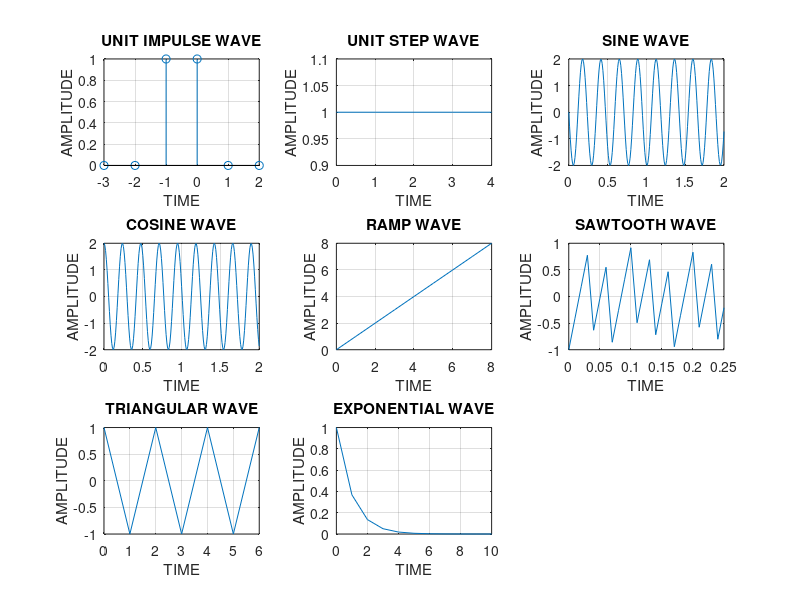

Write the MATLAB code that produced this figure.
%Basic signal representation
clear all;
clc;
close all;
%UNIT IMPULSE WAVE
t=-3:1:2;
x1=[zeros(1,2),ones(1,2),zeros(1,2)];
subplot(3,3,1);
stem(t,x1);
xlabel('TIME');
ylabel('AMPLITUDE');
title('UNIT IMPULSE WAVE');
grid;

%UNIT STEP WAVE
N=5
t=0:1:4;
x2=ones(1,5);
subplot(3,3,2);
plot(t,x2);
xlabel('TIME');
ylabel('AMPLITUDE');
title('UNIT STEP WAVE');
grid;

%SINE WAVE
f=1000;
t=0:.01:2;
x3=2*sin(2*180*f*t);
subplot(3,3,3);
plot(t,x3);
xlabel('TIME');
ylabel('AMPLITUDE');
title('SINE WAVE');
grid;

%COSINE WAVE
f=1000;
t=0:0.01:2;
x4=2*cos(2*180*f*t);
subplot(3,3,4);
plot(t,x4);
xlabel('TIME');
ylabel('AMPLITUDE');
title('COSINE WAVE');
grid;

%RAMP WAVE
n=8;
t=0:1:n;
subplot(3,3,5);
plot(t,t);
xlabel('TIME');
ylabel('AMPLITUDE');
title('RAMP WAVE');
grid;

%SAWTOOTH WAVE
f=100;
t=0:1/f:.25;
x6=sawtooth(2*180*f*t);
subplot(3,3,6);
plot(t,x6);
xlabel('TIME');
ylabel('AMPLITUDE');
title('SAWTOOTH WAVE');
grid;

%TRINGULAR WAVE
n=6;
t=0:n;
x7=(-1).^t;
subplot(3,3,7);
plot(t,x7);
xlabel('TIME');
ylabel('AMPLITUDE');
title('TRIANGULAR WAVE');
grid;

%EXPONENTIAL WAVE
t=0:10;
x8=exp((-1)*t);
subplot(3,3,8);
plot(t,x8);
xlabel('TIME');
ylabel('AMPLITUDE');
title('EXPONENTIAL WAVE');
grid;
